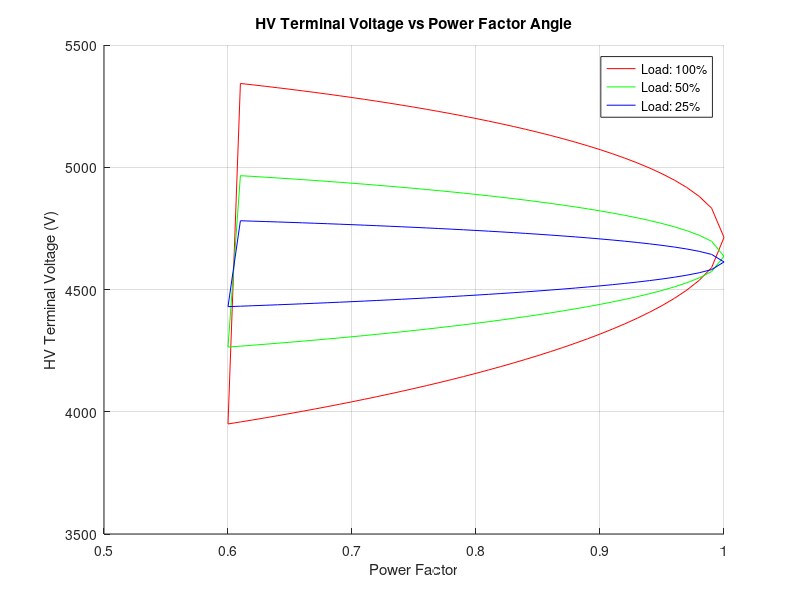
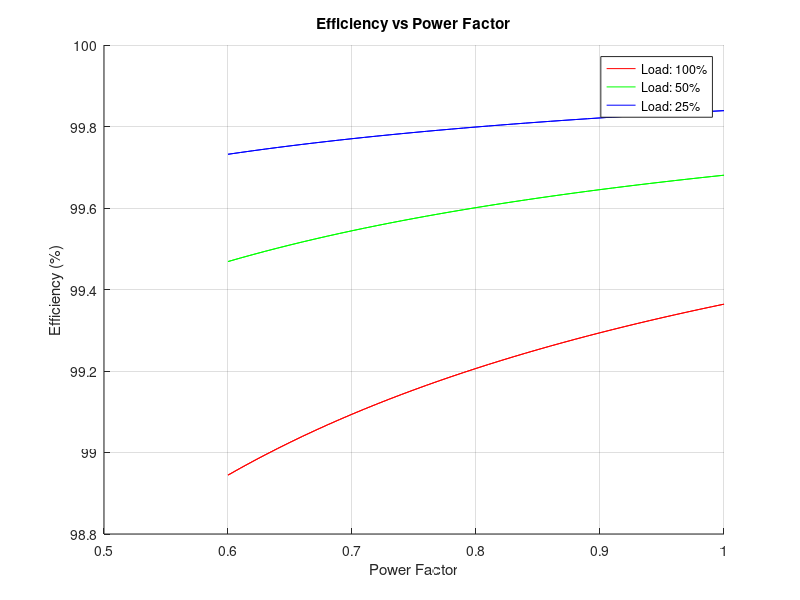
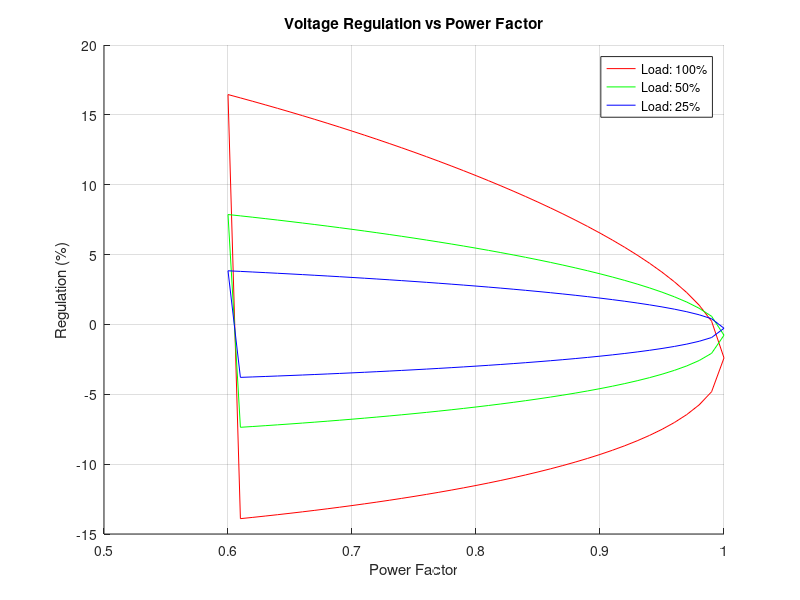

These charts were generated, in order, by the following MATLAB code:
clc; clear;

% Transformer Ratings
S_rated = 75000;        % VA
V_HV = 4600;            % V
V_LV = 240;             % V
a = V_HV / V_LV;        % Turns ratio

% Transformer impedances (in ohms)
R1 = 0.846;
R2 = 0.00261;
X1 = 26.8;
X2 = 0.0745;
Rc = 220000;
Xm = 112000;

% Refer R1 and X1 to LV side
R1_LV = R1 / a^2;
X1_LV = X1 / a^2;

% Total equivalent impedance on LV side
Req = R1_LV + R2;
Xeq = X1_LV + X2;
Zeq = Req + 1i*Xeq;

% Core losses (approx.)
P_core = (V_LV^2) / Rc;

% Load current at full-load (LV side)
I_full = S_rated / V_LV;

% Power factor angle sweep: from 0.6 leading to 0.6 lagging
pf_vals = 0.6:0.01:1;
theta_lead = -acos(pf_vals); % leading
theta_lag = acos(pf_vals);  % lagging
theta = [theta_lead(end:-1:1), theta_lag(2:end)];
pf_total = [pf_vals(end:-1:1), pf_vals(2:end)];

% Load conditions
load_levels = [1, 0.5, 0.25]; % full, half, quarter
colors = {'r', 'g', 'b'};

% Initialize plots
figure; hold on; grid on;
title('HV Terminal Voltage vs Power Factor Angle');
xlabel('Power Factor'); ylabel('HV Terminal Voltage (V)');

figure_eff = figure; hold on; grid on;
title('Efficiency vs Power Factor'); xlabel('Power Factor'); ylabel('Efficiency (%)');

figure_reg = figure; hold on; grid on;
title('Voltage Regulation vs Power Factor');
xlabel('Power Factor'); ylabel('Regulation (%)');

for i = 1:length(load_levels)
    load_frac = load_levels(i);
    I_load = I_full * load_frac;
    
    V_HV_vals = zeros(1, length(theta));
    eff_vals = zeros(1, length(theta));
    reg_vals = zeros(1, length(theta));
    
    for k = 1:length(theta)
        angle = theta(k);
        pf = pf_total(k);
        
        % Load current phasor
        I = I_load * exp(-1i*angle);
        
        % Voltage drop across Zeq
        V_drop = I * Zeq;
        
        % Source voltage required to maintain 240 V at load
        V_source = 240 + V_drop;
        
        % Referred to HV side
        V_HV_required = abs(V_source) * a;
        V_HV_vals(k) = V_HV_required;
        
        % Output power (W)
        P_out = S_rated * load_frac * pf;
        
        % Copper losses
        P_cu = abs(I)^2 * real(Zeq);
        
        % Input power
        P_in = P_out + P_cu + P_core;
        
        % Efficiency
        eff_vals(k) = (P_out / P_in) * 100;
        
        % Voltage regulation
        V_no_load = abs(240 + 0); % no current, so no drop
        V_full_load = abs(V_source);
        reg_vals(k) = ((V_no_load - V_full_load) / V_full_load) * 100;
    end
    
    % Plot HV voltage
    figure(1);
    plot(pf_total, V_HV_vals, colors{i}, 'DisplayName', sprintf('Load: %.0f%%', load_frac*100));
    
    % Plot efficiency
    figure(figure_eff);
    plot(pf_total, eff_vals, colors{i}, 'DisplayName', sprintf('Load: %.0f%%', load_frac*100));
    
    % Plot regulation
    figure(figure_reg);
    plot(pf_total, reg_vals, colors{i}, 'DisplayName', sprintf('Load: %.0f%%', load_frac*100));
end

figure(1); legend;
figure(figure_eff); legend;
figure(figure_reg); legend;
